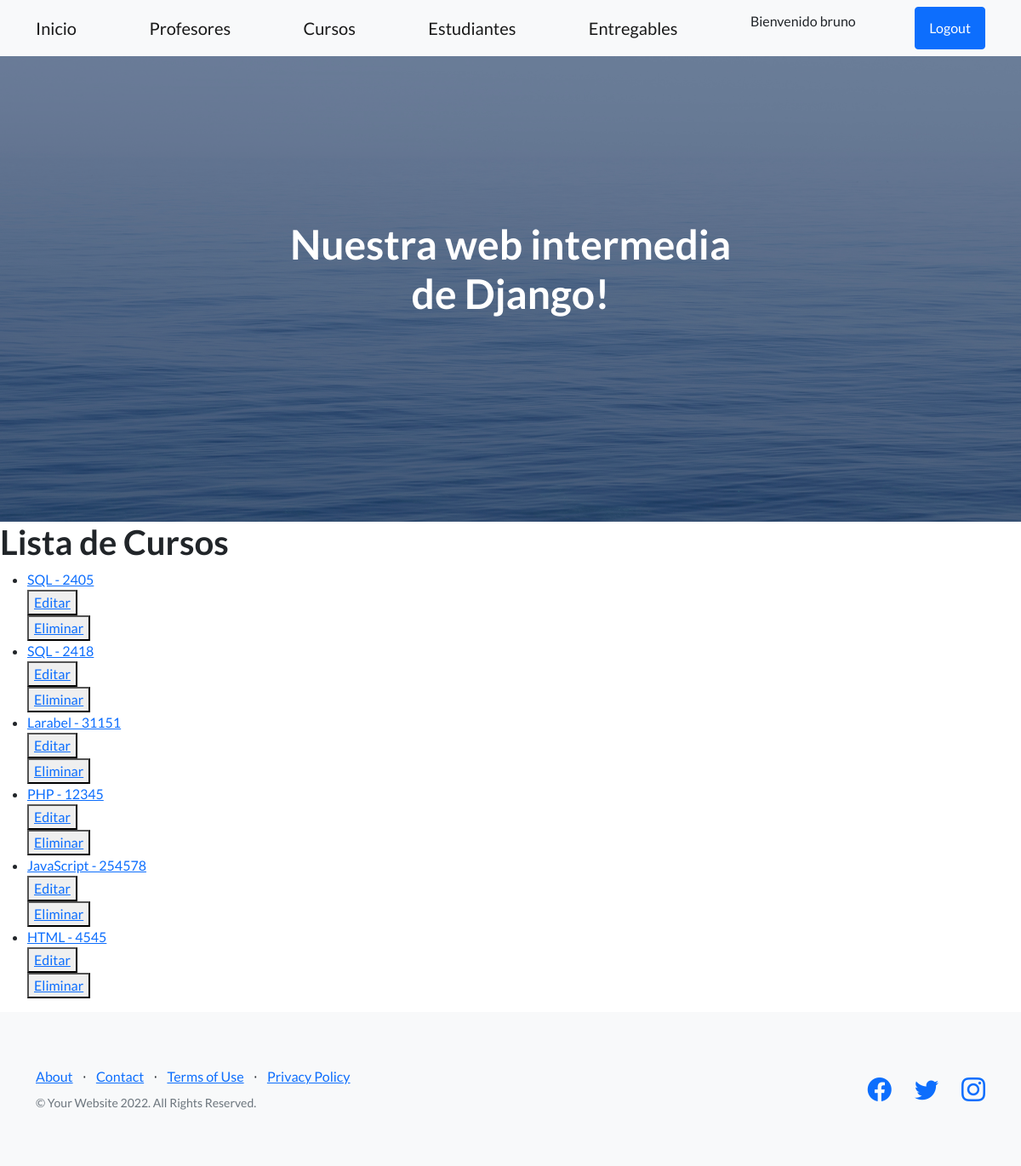
The app's page /app-coder/listaCursos/ (signed in) with its own data.
### appcoder/models.py (models this page shows)
class Curso(models.Model):
    nombre = models.CharField(max_length=50)
    camada = models.IntegerField()
    def __str__(self):
        return f'{self.nombre} - {self.camada}'

### appcoder/views.py (the view)
# urls.py: path('listaCursos/', CursoLista.as_view(), name = "ListaCursos"),
class CursoLista(LoginRequiredMixin,ListView):
    model = Curso
    template_name = 'curso_list.html'
    context_object_name = "cursos"

### appcoder/templates/curso_list.html
{% extends 'padre.html' %}
{% load static %}
{% block contenidoQueCambia %}
<h1>Lista de Cursos</h1>
<ul>
    {% for curso in cursos %}
        <li>
            <a href="{% url 'DetalleCurso' curso.id %}">
                {{curso}}
            </a>
        </li>
        <div>
            <button>
                <a href="{% url 'ActualizaCursos' curso.id %}">Editar</a>
            </button>
        </div>
        <div>
            <button><a href="{% url 'EliminaCursos' curso.id %}">Eliminar</a></button>
        </div>
    {% endfor %}
</ul>
{% endblock contenidoQueCambia %}

### appcoder/templates/padre.html (shortened to what this page needs)
<!DOCTYPE html>
<html lang="en">
    <head>
        {% load static %}
        <link href="https://cdn.jsdelivr.net/npm/bootstrap-icons@1.5.0/font/bootstrap-icons.css" rel="stylesheet" type="text/css" />
        <link href="{% static 'css/styles.css' %}" rel="stylesheet" />
    </head>
    <body>
        <nav class="navbar navbar-light bg-light static-top">
            <div class="container">
                <a class="navbar-brand" href="#!">Inicio</a>
                <a class="navbar-brand" href="{% url 'Profesores' %}">Profesores</a>
                <a class="navbar-brand" href="{% url 'Cursos' %}">Cursos</a>
                <a class="navbar-brand" href="{% url 'Estudiantes' %}">Estudiantes</a>
                <a class="navbar-brand" href="#!">Entregables</a>
                {% if user.is_authenticated %}
                    <p>Bienvenido {{user.username}}</p>
                    <a class="btn btn-primary" href="{% url 'Logout' %}">Logout</a>
                {% else %}
                <a class="btn btn-primary" href="{% url 'Login' %}">Login</a>
                {% endif %}
            </div>
        </nav>
        <header class="masthead">
            <div class="container position-relative">
                <div class="row justify-content-center">
                    <div class="col-xl-6">
                        <div class="text-center text-white">
                            <h1 class="mb-5">Nuestra web intermedia de Django!</h1>
                        </div>
                    </div>
                </div>
            </div>
        </header>
       {% block contenidoQueCambia %}
       {% endblock contenidoQueCambia %}
        <footer class="footer bg-light">
            <div class="container">
                <div class="row">
                    <div class="col-lg-6 h-100 text-center text-lg-start my-auto">
                        <ul class="list-inline mb-2">
                            <li class="list-inline-item"><a href="#!">About</a></li>
                            <li class="list-inline-item">⋅</li>
                            <li class="list-inline-item"><a href="#!">Contact</a></li>
                            <li class="list-inline-item">⋅</li>
                            <li class="list-inline-item"><a href="#!">Terms of Use</a></li>
                            <li class="list-inline-item">⋅</li>
                            <li class="list-inline-item"><a href="#!">Privacy Policy</a></li>
                        </ul>
                        <p class="text-muted small mb-4 mb-lg-0">&copy; Your Website 2022. All Rights Reserved.</p>
                    </div>
                    <div class="col-lg-6 h-100 text-center text-lg-end my-auto">
                        <ul class="list-inline mb-0">
                            <li class="list-inline-item me-4">
                                <a href="#!"><i class="bi-facebook fs-3"></i></a>
                            </li>
                            <li class="list-inline-item me-4">
                                <a href="#!"><i class="bi-twitter fs-3"></i></a>
                            </li>
                            <li class="list-inline-item">
                                <a href="#!"><i class="bi-instagram fs-3"></i></a>
                            </li>
                        </ul>
                    </div>
                </div>
            </div>
        </footer>
    </body>
</html>

### records on screen
Curso: nombre+camada "SQL - 2405"
Curso: nombre+camada "SQL - 2418"
Curso: nombre+camada "Larabel - 31151"
Curso: nombre+camada "PHP - 12345"
Curso: nombre+camada "JavaScript - 254578"
Curso: nombre+camada "HTML - 4545"

### other values on screen
{{ user.username }} "bruno"
